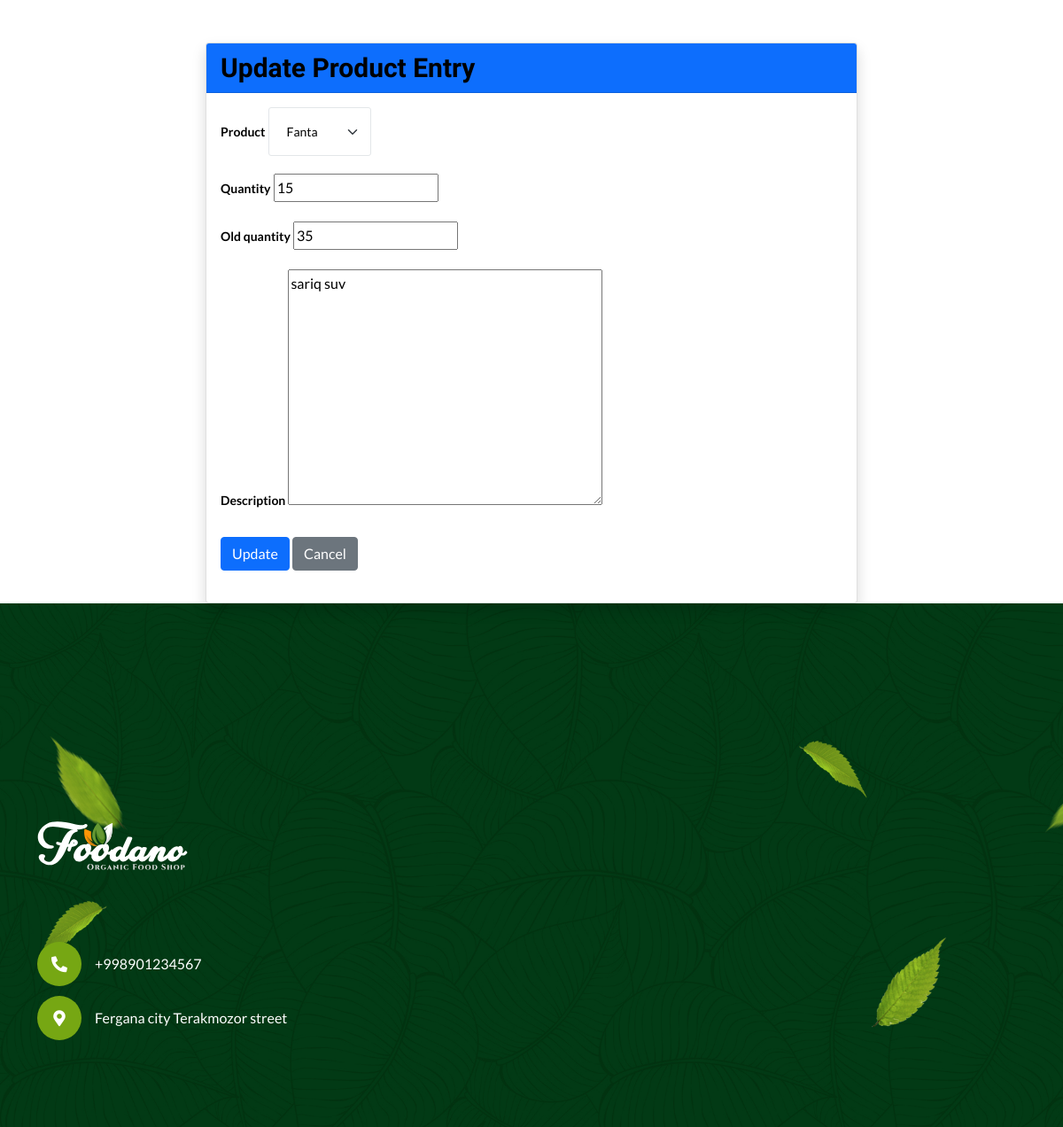
The page /main/update/6/ on the database its author committed.
### Goods/models.py (models this page shows, shortened)
class ProductEnter(models.Model):
    product = models.ForeignKey(Product, on_delete=models.SET_NULL, null=True)
    quantity = models.IntegerField()
    old_quantity = models.IntegerField(blank=True, null=True, default=0)
    date = models.DateTimeField(auto_now_add=True)
    description = models.TextField()

### Goods/views.py (the view)
# urls.py: path('update/<int:pk>/', views.update, name='update_product_enter'),
def update(request, pk):
    product = get_object_or_404(models.ProductEnter, pk=pk)
    if request.method == 'POST':
        form = ProductEnterForm(request.POST, instance=product)
        if form.is_valid():
            form.save()
            return redirect('detail', pk=pk)
    else:
        form = ProductEnterForm(instance=product)
    context = {'form': form}
    return render(request, 'update.html', context)

### Goods/forms.py
class ProductEnterForm(forms.ModelForm):
    class Meta:
        model = ProductEnter
        fields = '__all__'

### Goods/models.py (called while the page is built)
    def __str__(self):
        return self.name

### templates/update.html (shortened to what this page needs)
{% extends 'base.html' %}
{% block content %}
<div class="container mt-5">
    <div class="row justify-content-center">
        <div class="col-md-8">
            <div class="card shadow">
                <div class="card-header bg-primary text-white">
                    <h3 class="mb-0">Update Product Entry</h3>
                </div>
                <div class="card-body">
                    <form method="post">
                        {% for field in form %}
                            <div class="form-group">
                                <label for="{{ field.id_for_label }}">{{ field.label }}</label>
                                {{ field }}
                            </div>
                        {% endfor %}
                        <div class="form-group mt-4">
                            <button type="submit" class="btn btn-primary">Update</button>
                            <a href="{% url 'list_product_enter' %}" class="btn btn-secondary">Cancel</a>
                        </div>
                    </form>
                </div>
            </div>
        </div>
    </div>
</div>
{% endblock %}

### rows shown on the page
ProductEnter: form "Fanta" "15" "35" "sariq suv"

### other values the page prints
{{ field.label }} "Product" "Quantity" "Old quantity" "Description"
